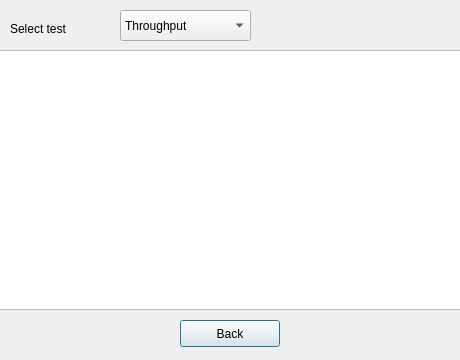
<?xml version="1.0" encoding="UTF-8"?>
<ui version="4.0">
 <class>WinInfoTests</class>
 <widget class="QDialog" name="WinInfoTests">
  <property name="geometry">
   <rect>
    <x>0</x>
    <y>0</y>
    <width>460</width>
    <height>360</height>
   </rect>
  </property>
  <property name="minimumSize">
   <size>
    <width>460</width>
    <height>360</height>
   </size>
  </property>
  <property name="maximumSize">
   <size>
    <width>460</width>
    <height>360</height>
   </size>
  </property>
  <property name="windowTitle">
   <string>S-GUI</string>
  </property>
  <widget class="QComboBox" name="slc_tests">
   <property name="geometry">
    <rect>
     <x>120</x>
     <y>10</y>
     <width>131</width>
     <height>31</height>
    </rect>
   </property>
   <item>
    <property name="text">
     <string>Throughput</string>
    </property>
   </item>
   <item>
    <property name="text">
     <string>Responsivness</string>
    </property>
   </item>
  </widget>
  <widget class="QLabel" name="lbl_select_test">
   <property name="geometry">
    <rect>
     <x>10</x>
     <y>20</y>
     <width>91</width>
     <height>17</height>
    </rect>
   </property>
   <property name="text">
    <string>Select test</string>
   </property>
  </widget>
  <widget class="QTextBrowser" name="textBrowser">
   <property name="geometry">
    <rect>
     <x>-1</x>
     <y>50</y>
     <width>471</width>
     <height>260</height>
    </rect>
   </property>
  </widget>
  <widget class="QPushButton" name="btn_back">
   <property name="geometry">
    <rect>
     <x>180</x>
     <y>320</y>
     <width>100</width>
     <height>27</height>
    </rect>
   </property>
   <property name="text">
    <string>Back</string>
   </property>
  </widget>
 </widget>
 <resources/>
 <connections/>
</ui>
